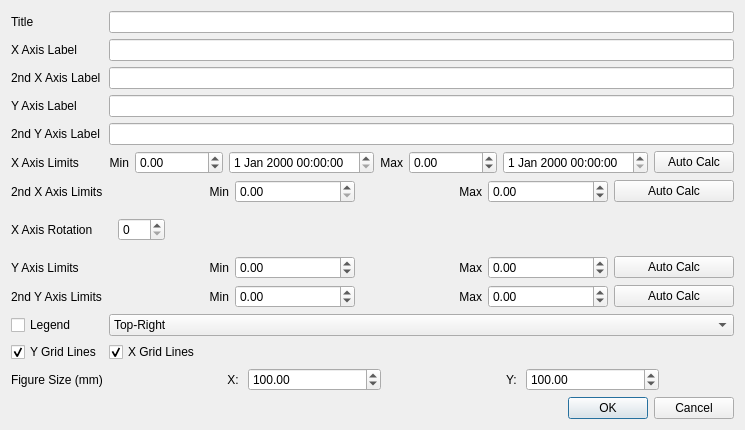
<?xml version="1.0" encoding="UTF-8"?>
<ui version="4.0">
 <class>PlotProperties</class>
 <widget class="QDialog" name="PlotProperties">
  <property name="geometry">
   <rect>
    <x>0</x>
    <y>0</y>
    <width>652</width>
    <height>426</height>
   </rect>
  </property>
  <property name="windowTitle">
   <string>Plot Properties</string>
  </property>
  <layout class="QVBoxLayout" name="verticalLayout_2" stretch="10,1">
   <item>
    <layout class="QGridLayout" name="gridLayout">
     <item row="6" column="0">
      <widget class="QLabel" name="label_18">
       <property name="text">
        <string>2nd X Axis Limits</string>
       </property>
      </widget>
     </item>
     <item row="6" column="1">
      <layout class="QGridLayout" name="gridLayout_6">
       <item row="0" column="0">
        <widget class="QLabel" name="label_19">
         <property name="text">
          <string>Min</string>
         </property>
         <property name="alignment">
          <set>Qt::AlignRight|Qt::AlignTrailing|Qt::AlignVCenter</set>
         </property>
        </widget>
       </item>
       <item row="0" column="3">
        <widget class="QDoubleSpinBox" name="sbX2Max">
         <property name="minimum">
          <double>-9999999.000000000000000</double>
         </property>
         <property name="maximum">
          <double>9999999.000000000000000</double>
         </property>
        </widget>
       </item>
       <item row="0" column="2">
        <widget class="QLabel" name="label_20">
         <property name="text">
          <string>Max</string>
         </property>
         <property name="alignment">
          <set>Qt::AlignRight|Qt::AlignTrailing|Qt::AlignVCenter</set>
         </property>
        </widget>
       </item>
       <item row="0" column="4">
        <widget class="QPushButton" name="pbAutoCalcX2Lim">
         <property name="text">
          <string>Auto Calc</string>
         </property>
        </widget>
       </item>
       <item row="0" column="1">
        <widget class="QDoubleSpinBox" name="sbX2min">
         <property name="maximum">
          <double>9999999.000000000000000</double>
         </property>
         <property name="value">
          <double>0.000000000000000</double>
         </property>
        </widget>
       </item>
      </layout>
     </item>
     <item row="10" column="1">
      <widget class="QComboBox" name="cboLegendPos">
       <item>
        <property name="text">
         <string>Top-Right</string>
        </property>
       </item>
       <item>
        <property name="text">
         <string>Top-Left</string>
        </property>
       </item>
       <item>
        <property name="text">
         <string>Bottom-Left</string>
        </property>
       </item>
       <item>
        <property name="text">
         <string>Bottom-Right</string>
        </property>
       </item>
      </widget>
     </item>
     <item row="11" column="1">
      <widget class="QCheckBox" name="cbGridX">
       <property name="text">
        <string>X Grid Lines</string>
       </property>
       <property name="checked">
        <bool>true</bool>
       </property>
      </widget>
     </item>
     <item row="1" column="0">
      <widget class="QLabel" name="label_2">
       <property name="text">
        <string>X Axis Label</string>
       </property>
      </widget>
     </item>
     <item row="1" column="1">
      <widget class="QLineEdit" name="leXLabel"/>
     </item>
     <item row="5" column="0">
      <widget class="QLabel" name="label_4">
       <property name="text">
        <string>X Axis Limits</string>
       </property>
      </widget>
     </item>
     <item row="3" column="1">
      <widget class="QLineEdit" name="leYLabel"/>
     </item>
     <item row="12" column="0">
      <widget class="QLabel" name="label_10">
       <property name="text">
        <string>Figure Size (mm)</string>
       </property>
      </widget>
     </item>
     <item row="7" column="1">
      <widget class="QWidget" name="horizontalWidget" native="true">
       <layout class="QHBoxLayout" name="horizontalLayout">
        <item>
         <widget class="QSpinBox" name="sbXAxisRotation">
          <property name="maximum">
           <number>359</number>
          </property>
         </widget>
        </item>
        <item>
         <spacer name="horizontalSpacer">
          <property name="orientation">
           <enum>Qt::Horizontal</enum>
          </property>
          <property name="sizeHint" stdset="0">
           <size>
            <width>40</width>
            <height>20</height>
           </size>
          </property>
         </spacer>
        </item>
       </layout>
      </widget>
     </item>
     <item row="12" column="1">
      <layout class="QGridLayout" name="gridLayout_4">
       <item row="0" column="4">
        <spacer name="horizontalSpacer_10">
         <property name="orientation">
          <enum>Qt::Horizontal</enum>
         </property>
         <property name="sizeType">
          <enum>QSizePolicy::Fixed</enum>
         </property>
         <property name="sizeHint" stdset="0">
          <size>
           <width>75</width>
           <height>20</height>
          </size>
         </property>
        </spacer>
       </item>
       <item row="0" column="1">
        <widget class="QDoubleSpinBox" name="sbFigSizeX">
         <property name="decimals">
          <number>2</number>
         </property>
         <property name="maximum">
          <double>9999999.000000000000000</double>
         </property>
         <property name="value">
          <double>100.000000000000000</double>
         </property>
        </widget>
       </item>
       <item row="0" column="2">
        <widget class="QLabel" name="label_12">
         <property name="text">
          <string>Y: </string>
         </property>
         <property name="alignment">
          <set>Qt::AlignRight|Qt::AlignTrailing|Qt::AlignVCenter</set>
         </property>
        </widget>
       </item>
       <item row="0" column="0">
        <widget class="QLabel" name="label_11">
         <property name="text">
          <string>X: </string>
         </property>
         <property name="alignment">
          <set>Qt::AlignRight|Qt::AlignTrailing|Qt::AlignVCenter</set>
         </property>
        </widget>
       </item>
       <item row="0" column="3">
        <widget class="QDoubleSpinBox" name="sbFigSizeY">
         <property name="maximum">
          <double>9999999.000000000000000</double>
         </property>
         <property name="value">
          <double>100.000000000000000</double>
         </property>
        </widget>
       </item>
      </layout>
     </item>
     <item row="8" column="0">
      <widget class="QLabel" name="label_7">
       <property name="text">
        <string>Y Axis Limits</string>
       </property>
      </widget>
     </item>
     <item row="0" column="0">
      <widget class="QLabel" name="label">
       <property name="text">
        <string>Title</string>
       </property>
      </widget>
     </item>
     <item row="5" column="1">
      <layout class="QGridLayout" name="gridLayout_2">
       <item row="0" column="0">
        <widget class="QLabel" name="label_5">
         <property name="text">
          <string>Min</string>
         </property>
         <property name="alignment">
          <set>Qt::AlignRight|Qt::AlignTrailing|Qt::AlignVCenter</set>
         </property>
        </widget>
       </item>
       <item row="0" column="6">
        <widget class="QPushButton" name="pbAutoCalcXLim">
         <property name="text">
          <string>Auto Calc</string>
         </property>
        </widget>
       </item>
       <item row="0" column="4">
        <widget class="QDoubleSpinBox" name="sbXMax">
         <property name="decimals">
          <number>2</number>
         </property>
         <property name="minimum">
          <double>-9999999.000000000000000</double>
         </property>
         <property name="maximum">
          <double>9999999.000000000000000</double>
         </property>
        </widget>
       </item>
       <item row="0" column="3">
        <widget class="QLabel" name="label_6">
         <property name="text">
          <string>Max</string>
         </property>
         <property name="alignment">
          <set>Qt::AlignRight|Qt::AlignTrailing|Qt::AlignVCenter</set>
         </property>
        </widget>
       </item>
       <item row="0" column="1">
        <widget class="QDoubleSpinBox" name="sbXmin">
         <property name="decimals">
          <number>2</number>
         </property>
         <property name="minimum">
          <double>-9999999.000000000000000</double>
         </property>
         <property name="maximum">
          <double>9999999.000000000000000</double>
         </property>
        </widget>
       </item>
       <item row="0" column="2">
        <widget class="QDateTimeEdit" name="dteXmin"/>
       </item>
       <item row="0" column="5">
        <widget class="QDateTimeEdit" name="dteXMax"/>
       </item>
      </layout>
     </item>
     <item row="0" column="1">
      <widget class="QLineEdit" name="leTitle"/>
     </item>
     <item row="13" column="0">
      <spacer name="verticalSpacer">
       <property name="orientation">
        <enum>Qt::Vertical</enum>
       </property>
       <property name="sizeHint" stdset="0">
        <size>
         <width>20</width>
         <height>40</height>
        </size>
       </property>
      </spacer>
     </item>
     <item row="11" column="0">
      <widget class="QCheckBox" name="cbGridY">
       <property name="text">
        <string>Y Grid Lines</string>
       </property>
       <property name="checked">
        <bool>true</bool>
       </property>
      </widget>
     </item>
     <item row="4" column="0">
      <widget class="QLabel" name="label_13">
       <property name="text">
        <string>2nd Y Axis Label</string>
       </property>
      </widget>
     </item>
     <item row="3" column="0">
      <widget class="QLabel" name="label_3">
       <property name="text">
        <string>Y Axis Label</string>
       </property>
      </widget>
     </item>
     <item row="9" column="0">
      <widget class="QLabel" name="label_14">
       <property name="text">
        <string>2nd Y Axis Limits</string>
       </property>
      </widget>
     </item>
     <item row="9" column="1">
      <layout class="QGridLayout" name="gridLayout_5">
       <item row="0" column="2">
        <widget class="QLabel" name="label_16">
         <property name="text">
          <string>Max</string>
         </property>
         <property name="alignment">
          <set>Qt::AlignRight|Qt::AlignTrailing|Qt::AlignVCenter</set>
         </property>
        </widget>
       </item>
       <item row="0" column="4">
        <widget class="QPushButton" name="pbAutoCalcY2Lim">
         <property name="text">
          <string>Auto Calc</string>
         </property>
        </widget>
       </item>
       <item row="0" column="0">
        <widget class="QLabel" name="label_15">
         <property name="text">
          <string>Min</string>
         </property>
         <property name="alignment">
          <set>Qt::AlignRight|Qt::AlignTrailing|Qt::AlignVCenter</set>
         </property>
        </widget>
       </item>
       <item row="0" column="3">
        <widget class="QDoubleSpinBox" name="sbY2Max">
         <property name="decimals">
          <number>2</number>
         </property>
         <property name="minimum">
          <double>-9999999.000000000000000</double>
         </property>
         <property name="maximum">
          <double>9999999.000000000000000</double>
         </property>
        </widget>
       </item>
       <item row="0" column="1">
        <widget class="QDoubleSpinBox" name="sbY2Min">
         <property name="decimals">
          <number>2</number>
         </property>
         <property name="minimum">
          <double>-9999999.000000000000000</double>
         </property>
         <property name="maximum">
          <double>9999999.000000000000000</double>
         </property>
        </widget>
       </item>
      </layout>
     </item>
     <item row="4" column="1">
      <widget class="QLineEdit" name="leY2Label"/>
     </item>
     <item row="7" column="0">
      <widget class="QLabel" name="label_17">
       <property name="text">
        <string>X Axis Rotation</string>
       </property>
      </widget>
     </item>
     <item row="10" column="0">
      <widget class="QCheckBox" name="cbLegend">
       <property name="text">
        <string>Legend</string>
       </property>
      </widget>
     </item>
     <item row="8" column="1">
      <layout class="QGridLayout" name="gridLayout_3">
       <item row="0" column="2">
        <widget class="QLabel" name="label_9">
         <property name="text">
          <string>Max</string>
         </property>
         <property name="alignment">
          <set>Qt::AlignRight|Qt::AlignTrailing|Qt::AlignVCenter</set>
         </property>
        </widget>
       </item>
       <item row="0" column="4">
        <widget class="QPushButton" name="pbAutoCalcYLim">
         <property name="text">
          <string>Auto Calc</string>
         </property>
        </widget>
       </item>
       <item row="0" column="3">
        <widget class="QDoubleSpinBox" name="sbYMax">
         <property name="decimals">
          <number>2</number>
         </property>
         <property name="minimum">
          <double>-9999999.000000000000000</double>
         </property>
         <property name="maximum">
          <double>9999999.000000000000000</double>
         </property>
        </widget>
       </item>
       <item row="0" column="1">
        <widget class="QDoubleSpinBox" name="sbYMin">
         <property name="decimals">
          <number>2</number>
         </property>
         <property name="minimum">
          <double>-9999999.000000000000000</double>
         </property>
         <property name="maximum">
          <double>9999999.000000000000000</double>
         </property>
        </widget>
       </item>
       <item row="0" column="0">
        <widget class="QLabel" name="label_8">
         <property name="text">
          <string>Min</string>
         </property>
         <property name="alignment">
          <set>Qt::AlignRight|Qt::AlignTrailing|Qt::AlignVCenter</set>
         </property>
        </widget>
       </item>
      </layout>
     </item>
     <item row="2" column="0">
      <widget class="QLabel" name="label_21">
       <property name="text">
        <string>2nd X Axis Label</string>
       </property>
      </widget>
     </item>
     <item row="2" column="1">
      <widget class="QLineEdit" name="leX2Label"/>
     </item>
    </layout>
   </item>
   <item>
    <layout class="QVBoxLayout" name="verticalLayout">
     <item>
      <widget class="QDialogButtonBox" name="buttonBox">
       <property name="orientation">
        <enum>Qt::Horizontal</enum>
       </property>
       <property name="standardButtons">
        <set>QDialogButtonBox::Cancel|QDialogButtonBox::Ok</set>
       </property>
      </widget>
     </item>
    </layout>
   </item>
  </layout>
 </widget>
 <tabstops>
  <tabstop>leTitle</tabstop>
  <tabstop>leXLabel</tabstop>
  <tabstop>leYLabel</tabstop>
  <tabstop>leY2Label</tabstop>
  <tabstop>sbXmin</tabstop>
  <tabstop>sbXMax</tabstop>
  <tabstop>sbYMin</tabstop>
  <tabstop>sbYMax</tabstop>
  <tabstop>sbY2Min</tabstop>
  <tabstop>sbY2Max</tabstop>
  <tabstop>cboLegendPos</tabstop>
  <tabstop>cbGridY</tabstop>
  <tabstop>cbGridX</tabstop>
  <tabstop>sbFigSizeX</tabstop>
  <tabstop>sbFigSizeY</tabstop>
  <tabstop>cbLegend</tabstop>
 </tabstops>
 <resources/>
 <connections>
  <connection>
   <sender>buttonBox</sender>
   <signal>accepted()</signal>
   <receiver>PlotProperties</receiver>
   <slot>accept()</slot>
   <hints>
    <hint type="sourcelabel">
     <x>248</x>
     <y>254</y>
    </hint>
    <hint type="destinationlabel">
     <x>157</x>
     <y>274</y>
    </hint>
   </hints>
  </connection>
  <connection>
   <sender>buttonBox</sender>
   <signal>rejected()</signal>
   <receiver>PlotProperties</receiver>
   <slot>reject()</slot>
   <hints>
    <hint type="sourcelabel">
     <x>316</x>
     <y>260</y>
    </hint>
    <hint type="destinationlabel">
     <x>286</x>
     <y>274</y>
    </hint>
   </hints>
  </connection>
 </connections>
</ui>
